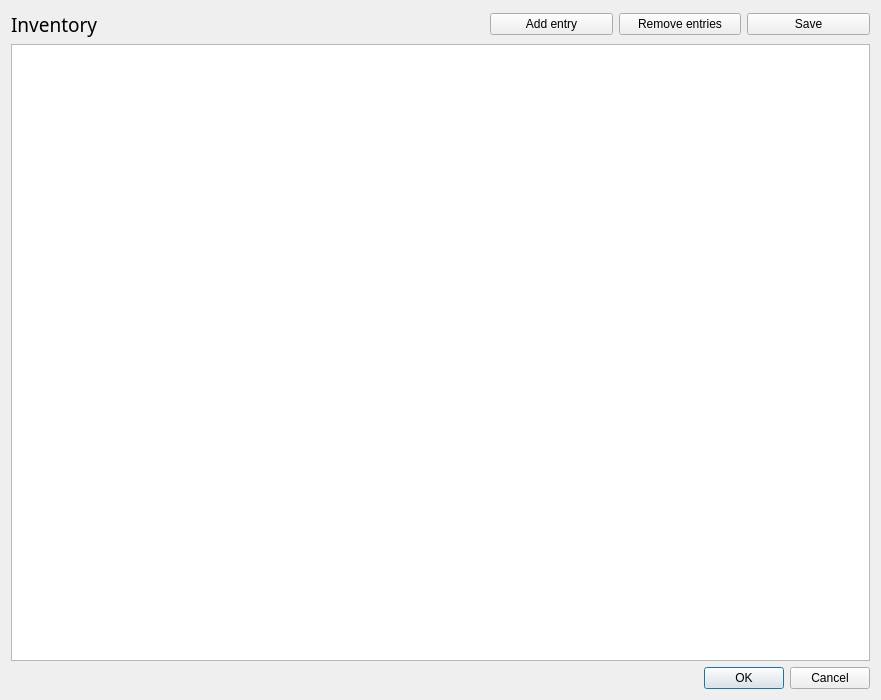
<?xml version="1.0" encoding="UTF-8"?>
<ui version="4.0">
 <class>Inventory</class>
 <widget class="QDialog" name="Inventory">
  <property name="geometry">
   <rect>
    <x>0</x>
    <y>0</y>
    <width>881</width>
    <height>700</height>
   </rect>
  </property>
  <property name="windowTitle">
   <string>Dialog</string>
  </property>
  <property name="windowIcon">
   <iconset resource="inventory_manager.qrc">
    <normaloff>:/inventory_icon.jpg</normaloff>:/inventory_icon.jpg</iconset>
  </property>
  <layout class="QGridLayout" name="gridLayout">
   <item row="0" column="1">
    <spacer name="horizontalSpacer">
     <property name="orientation">
      <enum>Qt::Horizontal</enum>
     </property>
     <property name="sizeHint" stdset="0">
      <size>
       <width>40</width>
       <height>20</height>
      </size>
     </property>
    </spacer>
   </item>
   <item row="1" column="0" colspan="3">
    <widget class="QTableView" name="tableView"/>
   </item>
   <item row="2" column="2">
    <widget class="QDialogButtonBox" name="buttonBox">
     <property name="orientation">
      <enum>Qt::Horizontal</enum>
     </property>
     <property name="standardButtons">
      <set>QDialogButtonBox::Cancel|QDialogButtonBox::Ok</set>
     </property>
    </widget>
   </item>
   <item row="0" column="0">
    <widget class="QLabel" name="label">
     <property name="font">
      <font>
       <family>Rockwell</family>
       <pointsize>14</pointsize>
      </font>
     </property>
     <property name="text">
      <string>Inventory</string>
     </property>
    </widget>
   </item>
   <item row="0" column="2">
    <layout class="QHBoxLayout" name="horizontalLayout">
     <item>
      <widget class="QPushButton" name="btnAdd">
       <property name="text">
        <string>Add entry</string>
       </property>
      </widget>
     </item>
     <item>
      <widget class="QPushButton" name="btnRemove">
       <property name="text">
        <string>Remove entries</string>
       </property>
      </widget>
     </item>
     <item>
      <widget class="QPushButton" name="btnSave">
       <property name="text">
        <string>Save</string>
       </property>
      </widget>
     </item>
    </layout>
   </item>
  </layout>
 </widget>
 <resources>
  <include location="inventory_manager.qrc"/>
 </resources>
 <connections>
  <connection>
   <sender>buttonBox</sender>
   <signal>accepted()</signal>
   <receiver>Inventory</receiver>
   <slot>accept()</slot>
   <hints>
    <hint type="sourcelabel">
     <x>748</x>
     <y>684</y>
    </hint>
    <hint type="destinationlabel">
     <x>157</x>
     <y>274</y>
    </hint>
   </hints>
  </connection>
  <connection>
   <sender>buttonBox</sender>
   <signal>rejected()</signal>
   <receiver>Inventory</receiver>
   <slot>reject()</slot>
   <hints>
    <hint type="sourcelabel">
     <x>816</x>
     <y>690</y>
    </hint>
    <hint type="destinationlabel">
     <x>286</x>
     <y>274</y>
    </hint>
   </hints>
  </connection>
 </connections>
</ui>
